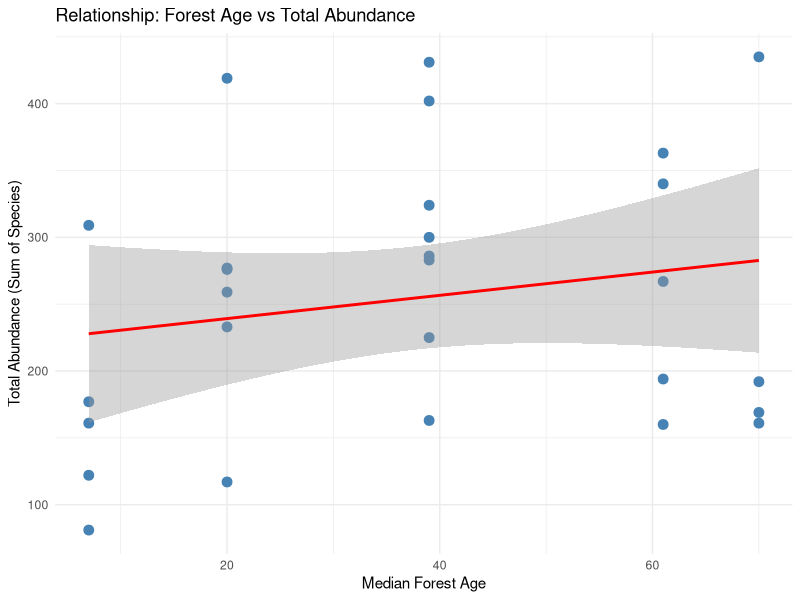

Write R code to recreate this figure.
## ---- chunk 1
### Your R code is here

# Load library
library(ggplot2)

# Load data and make the row names the same
df_1 <- read.csv("data/Abbas_2019_TableS4_ed1.csv",row.names = 1)
df_2 <- read.csv("data/Abbas_2019_TableS4_ed2.csv", row.names = 1)

head(df_1)
head(df_2)
## ---- chunk 2
# Calculate the total abundance for each plot (sum of each column in ed2)
total_abundance <- colSums(df_2)

# Verify if the column names of ed2 match the row names of ed1
if (all(names(total_abundance) == rownames(df_1))) {
  message("Verification Successful: Plot IDs match.") 

  plot_data <- data.frame(
    Age = as.numeric(df_1$AGE_MEDIAN), 
    Abundance = as.numeric(total_abundance)
  )
   ggplot(plot_data, aes(x = Age, y = Abundance)) +
    geom_point(size = 3, color = "steelblue") +
    geom_smooth(method = "lm", color = "red") +
    labs(title = "Relationship: Forest Age vs Total Abundance",
         x = "Median Forest Age",
         y = "Total Abundance (Sum of Species)") +
    theme_minimal()

}else {
  stop("The Plot IDs in the two files do not match! Check the order of your CSV files.")
}
## ---- chunk 3
### Your R code is here

## ---- chunk 4
### Your R code is here
### XXXXX
